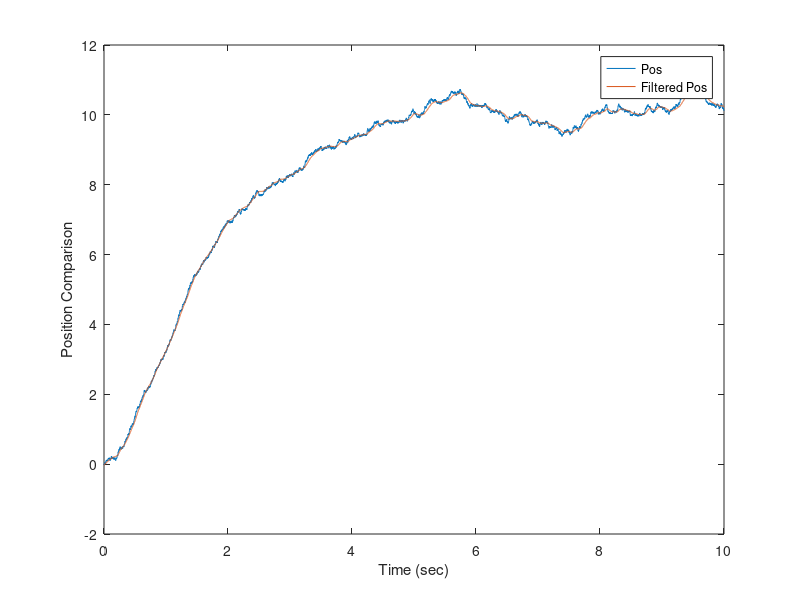
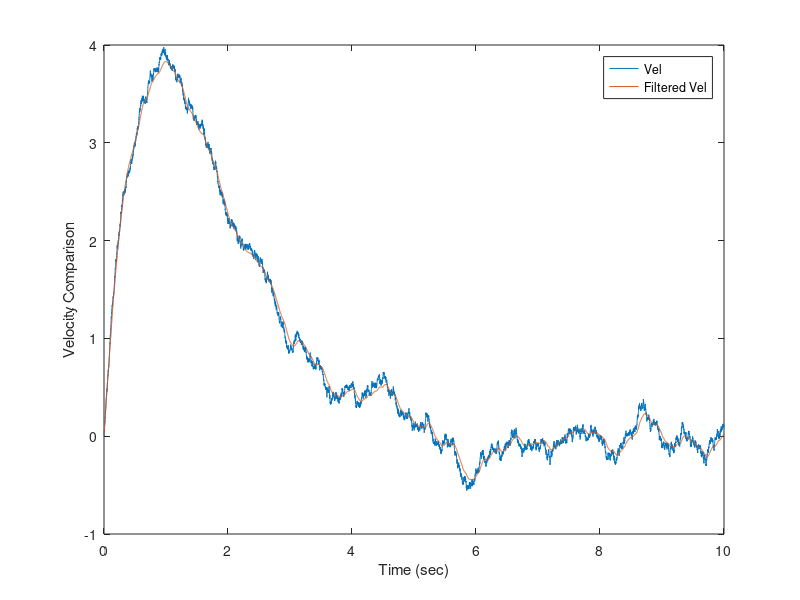

MATLAB code to generate these figures, in order:
%%%%%%%%%%%%%%%%%%%%%%%%%%%%%%%%%%%%%%%%%%%%%%%%%%%%%%%%%%%%%%%%%%%%%%%%%%%
%%%%%%%%%%%%%%%%%%%%%%%%%%%%%%%%%%%%%%%%%%%%%%%%%%%%%%%%%%%%%%%%%%%%%%%%%%%
%% reading data in matlab

clear all;
close all;
clc;

fileID = fopen('MCKResult.txt','r');
formatSpec = '%f %f %f';
sizeA = [3 Inf];
systemResult = fscanf(fileID,formatSpec,sizeA);
systemResult = systemResult';

fclose(fileID);

fileID = fopen('MCKKalmanResult.txt','r');
formatSpec = '%f %f %f';
sizeA = [3 Inf];
kalmanResult = fscanf(fileID,formatSpec,sizeA);
kalmanResult = kalmanResult';

fclose(fileID);

%% new creation

x = systemResult(:,1);
x2 = systemResult(:,2);
t = systemResult(:,3);

xKalman = kalmanResult(:,1);
x2Kalman = kalmanResult(:,2);
tKalman = kalmanResult(:,3);

figure
plot(t,x)
hold on
plot(tKalman,xKalman)
legend("Pos","Filtered Pos")
xlabel("Time (sec)")
ylabel("Position Comparison")

figure
plot(t,x2)
hold on
plot(tKalman,x2Kalman)
legend("Vel","Filtered Vel")
xlabel("Time (sec)")
ylabel("Velocity Comparison")


